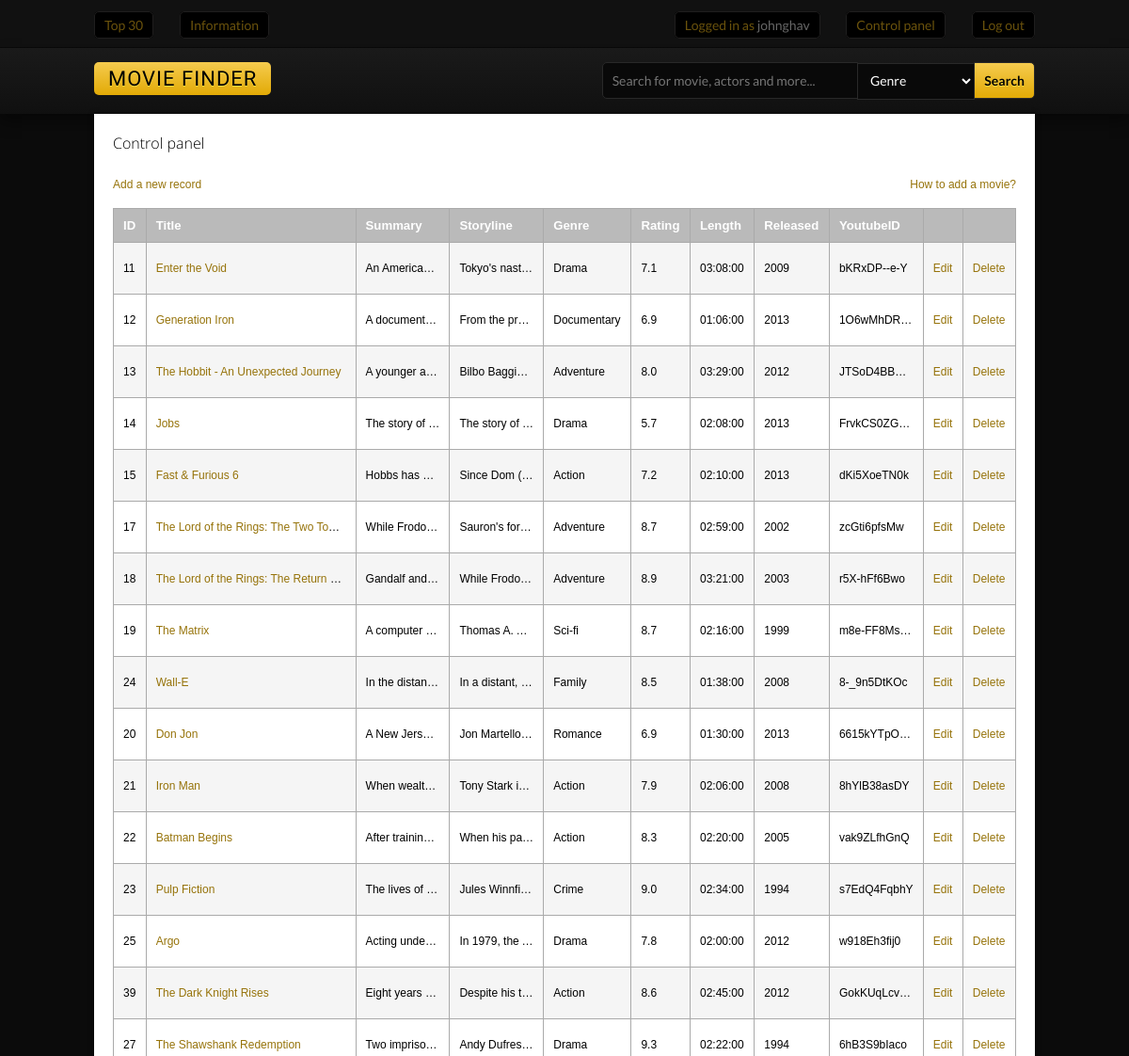
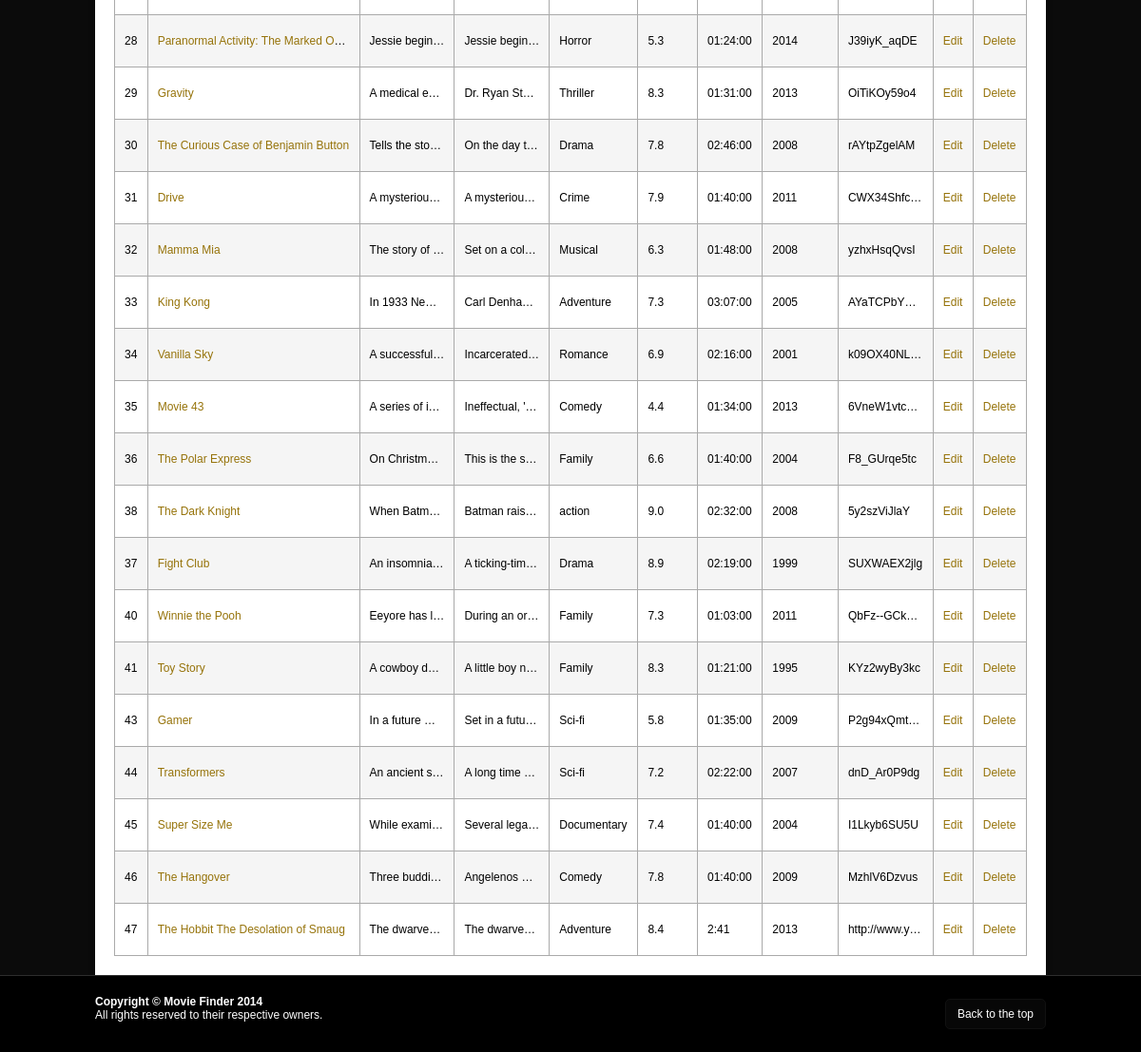
Page /controlpanel.php (signed in) on the committed database (2 pictures, top to bottom).
### tables this page shows
CREATE TABLE IF NOT EXISTS `data` (
  `id` int(11) NOT NULL AUTO_INCREMENT,
  `title` varchar(250) NOT NULL,
  `summary` varchar(500) NOT NULL,
  `genre` varchar(250) NOT NULL,
  `rating` varchar(3) NOT NULL,
  `length` varchar(255) NOT NULL,
  `backgroundimgurl` varchar(500) NOT NULL,
  `posterimg` varchar(255) NOT NULL,
  `releaseYear` varchar(4) NOT NULL,
  `youtubeID` varchar(255) NOT NULL,
  `date` timestamp NOT NULL DEFAULT CURRENT_TIMESTAMP ON UPDATE CURRENT_TIMESTAMP,
  `storyline` varchar(500) NOT NULL,
  PRIMARY KEY (`id`)
);

### controlpanel.php (the view, shortened to what this page needs)
<?php include 'header.php'; ?>
<div id="wrap">
<div id="results">
<h2>Control panel</h2>
<p><a href="new.php">Add a new record</a><a style="float: right;" href="" id="dropdown">How to add a movie?</a></p>
<?php
        $result = mysql_query("SELECT * FROM data")
                or die(mysql_error());
        echo "<table id='admintable'>";
        echo "
		<tr>
		<th>ID</th>
		<th>Title</th>
		<th>Summary</th>
		<th>Storyline</th>
		<th>Genre</th>
		<th>Rating</th>
		<th>Length</th>
		<th>Released</th>
		<th>YoutubeID</th>
		<th></th>
		<th></th>
		</tr>";
        while($row = mysql_fetch_array( $result )) {
                echo "<tr>";
                echo '<td>' . $row['id'] . '</td>';
                echo '<td style="max-width: 200px;"><a href="page.php?id=' . $row['id'] . '">' . $row['title'] . '</a></td>';
                echo '<td>' . $row['summary'] . '</td>';
				echo '<td>' . $row['storyline'] . '</td>';
				echo '<td>' . $row['genre'] . '</td>';
				echo '<td>' . $row['rating'] . '</td>';
				echo '<td>' . $row['length'] . '</td>';
				echo '<td>' . $row['releaseYear'] . '</td>';
				echo '<td>' . $row['youtubeID'] . '</td>';
                echo '<td><a href="edit.php?id=' . $row['id'] . '">Edit</a></td>';
                echo '<td><a href="delete.php?id=' . $row['id'] . '">Delete</a></td>';
                echo "</tr>";
        }
        echo "</table>";
?>
</div>
</div>
<?php include 'footer.php'; ?>

### style/style.css (style rules this page uses)
body { margin: 0; padding: 0; font-family: helvetica, serif; font-size: 12px; background-color: #0b0b0b; -webkit-font-smoothing: antialiased; -moz-osx-font-smoothing: grayscale; }
#wrap { width: 1000px; max-width: 1000px; margin: 0 auto; -webkit-box-shadow: 0px 0px 4px 2px rgba(0, 0, 0, 0.25); box-shadow: 0px 0px 4px 2px rgba(0, 0, 0, 0.25); }
p { line-height: 220%; font-size: 12px; }
a, a:hover, a:active, a:focus { text-decoration: none; outline: 0; }
#admintable { width: 960px; border-collapse:collapse; }
#admintable td, #admintable th { font-size:1em; border:1px solid #aaa; padding: 20px 10px 20px 10px; max-width: 78px; overflow: hidden; text-overflow: ellipsis; white-space: nowrap; }
#admintable th { font-size:1.1em; text-align:left; padding-top:10px; padding-bottom:10px; background-color:#bababa; color:#ffffff; }
#admintable tr:nth-child(even) { background-color: #f5f5f5; }
#admintable tr:nth-child(odd) { background-color: #fff; }
h2 { margin: 0; margin-bottom: 20px; padding: 0; font-size: 16px; font-family: 'Open Sans', sans-serif; font-weight: 200; color: #000; }
#results { width: 960px; background-color: #fff; margin: 0 auto; bottom: 0; min-height: 1100px; padding: 20px; clear:both; }
#results a { color: #96730a; }

### rows in the picture
data: id "11", title "Enter the Void", summary "An America…", storyline "Tokyo's nast…", genre "Drama", rating "7.1", length "03:08:00", releaseYear "2009", youtubeID "bKRxDP--e-Y"
data: id "12", title "Generation Iron", summary "A document…", storyline "From the pr…", genre "Documentary", rating "6.9", length "01:06:00", releaseYear "2013", youtubeID "1O6wMhDR…"
data: id "13", title "The Hobbit - An Unexpected Journey", summary "A younger a…", storyline "Bilbo Baggin…", genre "Adventure", rating "8.0", length "03:29:00", releaseYear "2012", youtubeID "JTSoD4BBCJc"
data: id "14", title "Jobs", summary "The story of…", storyline "The story of…", genre "Drama", rating "5.7", length "02:08:00", releaseYear "2013", youtubeID "FrvkCS0ZGPU"
data: id "15", title "Fast & Furious 6", summary "Hobbs has…", storyline "Since Dom (…", genre "Action", rating "7.2", length "02:10:00", releaseYear "2013", youtubeID "dKi5XoeTN0k"
data: id "17", title "The Lord of the Rings: The Two To…", summary "While Frodo…", storyline "Sauron's for…", genre "Adventure", rating "8.7", length "02:59:00", releaseYear "2002", youtubeID "zcGti6pfsMw"
data: id "18", title "The Lord of the Rings: The Return…", summary "Gandalf and…", storyline "While Frodo…", genre "Adventure", rating "8.9", length "03:21:00", releaseYear "2003", youtubeID "r5X-hFf6Bwo"
data: id "19", title "The Matrix", summary "A computer…", storyline "Thomas A.…", genre "Sci-fi", rating "8.7", length "02:16:00", releaseYear "1999", youtubeID "m8e-FF8MsqU"
data: id "24", title "Wall-E", summary "In the distan…", storyline "In a distant,…", genre "Family", rating "8.5", length "01:38:00", releaseYear "2008", youtubeID "8-_9n5DtKOc"
data: id "20", title "Don Jon", summary "A New Jerse…", storyline "Jon Martello…", genre "Romance", rating "6.9", length "01:30:00", releaseYear "2013", youtubeID "6615kYTpO…"
data: id "21", title "Iron Man", summary "When wealt…", storyline "Tony Stark i…", genre "Action", rating "7.9", length "02:06:00", releaseYear "2008", youtubeID "8hYlB38asDY"
data: id "22", title "Batman Begins", summary "After trainin…", storyline "When his pa…", genre "Action", rating "8.3", length "02:20:00", releaseYear "2005", youtubeID "vak9ZLfhGnQ"
data: id "23", title "Pulp Fiction", summary "The lives of…", storyline "Jules Winnfi…", genre "Crime", rating "9.0", length "02:34:00", releaseYear "1994", youtubeID "s7EdQ4FqbhY"
data: id "25", title "Argo", summary "Acting under…", storyline "In 1979, the…", genre "Drama", rating "7.8", length "02:00:00", releaseYear "2012", youtubeID "w918Eh3fij0"
data: id "39", title "The Dark Knight Rises", summary "Eight years…", storyline "Despite his t…", genre "Action", rating "8.6", length "02:45:00", releaseYear "2012", youtubeID "GokKUqLcvD8"
data: id "27", title "The Shawshank Redemption", summary "Two impriso…", storyline "Andy Dufres…", genre "Drama", rating "9.3", length "02:22:00", releaseYear "1994", youtubeID "6hB3S9bIaco"
data: id "28", title "Paranormal Activity: The Marked O…", summary "Jessie begin…", storyline "Jessie begin…", genre "Horror", rating "5.3", length "01:24:00", releaseYear "2014", youtubeID "J39iyK_aqDE"
data: id "29", title "Gravity", summary "A medical e…", storyline "Dr. Ryan St…", genre "Thriller", rating "8.3", length "01:31:00", releaseYear "2013", youtubeID "OiTiKOy59o4"
data: id "30", title "The Curious Case of Benjamin Button", summary "Tells the stor…", storyline "On the day t…", genre "Drama", rating "7.8", length "02:46:00", releaseYear "2008", youtubeID "rAYtpZgelAM"
data: id "31", title "Drive", summary "A mysteriou…", storyline "A mysteriou…", genre "Crime", rating "7.9", length "01:40:00", releaseYear "2011", youtubeID "CWX34ShfcsE"
data: id "32", title "Mamma Mia", summary "The story of…", storyline "Set on a col…", genre "Musical", rating "6.3", length "01:48:00", releaseYear "2008", youtubeID "yzhxHsqQvsI"
data: id "33", title "King Kong", summary "In 1933 New…", storyline "Carl Denha…", genre "Adventure", rating "7.3", length "03:07:00", releaseYear "2005", youtubeID "AYaTCPbY…"
data: id "34", title "Vanilla Sky", summary "A successful…", storyline "Incarcerated…", genre "Romance", rating "6.9", length "02:16:00", releaseYear "2001", youtubeID "k09OX40NL…"
data: id "35", title "Movie 43", summary "A series of i…", storyline "Ineffectual, '…", genre "Comedy", rating "4.4", length "01:34:00", releaseYear "2013", youtubeID "6VneW1vtc…"
data: id "36", title "The Polar Express", summary "On Christma…", storyline "This is the st…", genre "Family", rating "6.6", length "01:40:00", releaseYear "2004", youtubeID "F8_GUrqe5tc"
data: id "38", title "The Dark Knight", summary "When Batm…", storyline "Batman rais…", genre "action", rating "9.0", length "02:32:00", releaseYear "2008", youtubeID "5y2szViJlaY"
data: id "37", title "Fight Club", summary "An insomnia…", storyline "A ticking-tim…", genre "Drama", rating "8.9", length "02:19:00", releaseYear "1999", youtubeID "SUXWAEX2jlg"
data: id "40", title "Winnie the Pooh", summary "Eeyore has l…", storyline "During an or…", genre "Family", rating "7.3", length "01:03:00", releaseYear "2011", youtubeID "QbFz--GCk…"
data: id "41", title "Toy Story", summary "A cowboy d…", storyline "A little boy n…", genre "Family", rating "8.3", length "01:21:00", releaseYear "1995", youtubeID "KYz2wyBy3kc"
data: id "43", title "Gamer", summary "In a future m…", storyline "Set in a futu…", genre "Sci-fi", rating "5.8", length "01:35:00", releaseYear "2009", youtubeID "P2g94xQmt…"
data: id "44", title "Transformers", summary "An ancient s…", storyline "A long time…", genre "Sci-fi", rating "7.2", length "02:22:00", releaseYear "2007", youtubeID "dnD_Ar0P9dg"
data: id "45", title "Super Size Me", summary "While exami…", storyline "Several lega…", genre "Documentary", rating "7.4", length "01:40:00", releaseYear "2004", youtubeID "I1Lkyb6SU5U"
data: id "46", title "The Hangover", summary "Three buddi…", storyline "Angelenos…", genre "Comedy", rating "7.8", length "01:40:00", releaseYear "2009", youtubeID "MzhlV6Dzvus"
data: id "47", title "The Hobbit The Desolation of Smaug", summary "The dwarve…", storyline "The dwarve…", genre "Adventure", rating "8.4", length "2:41", releaseYear "2013", youtubeID "http://www.y…"

### other values in the picture
$_SESSION['user'] "johnghav"
